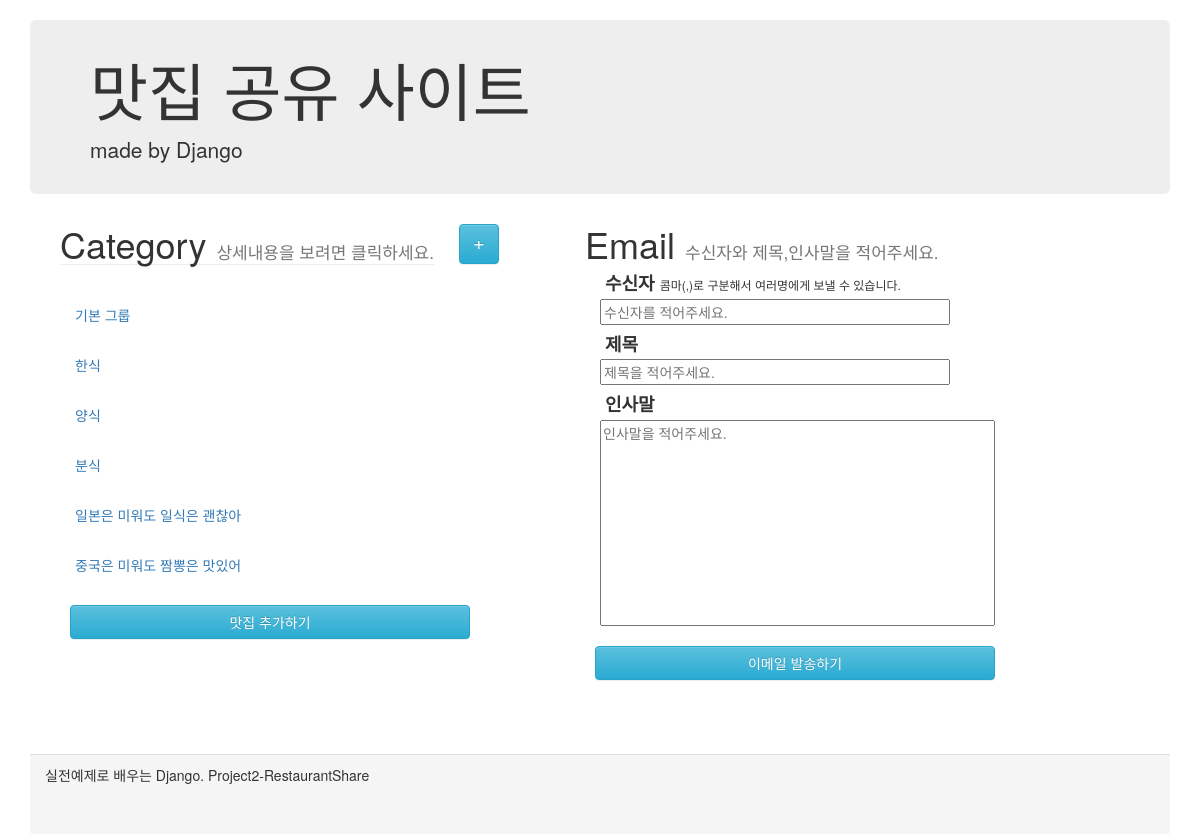
Before: / with the older database file.
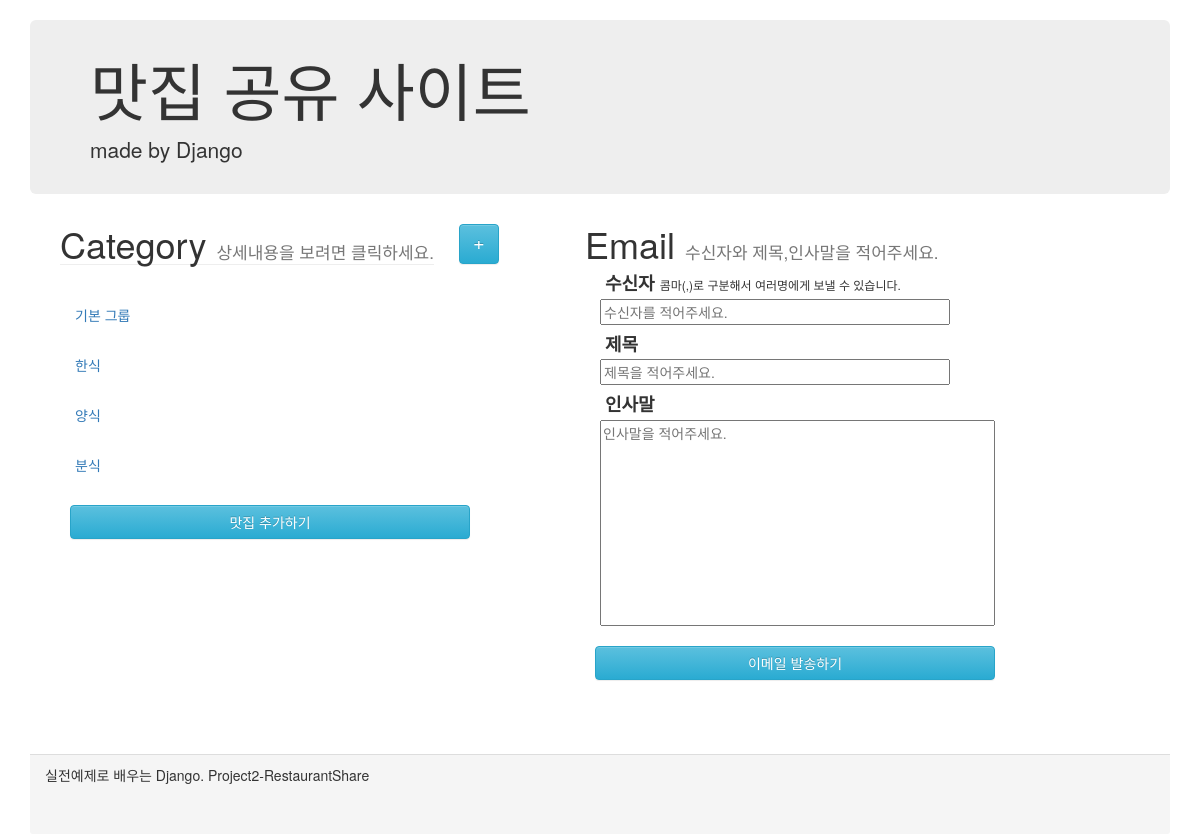
After: the same page with the newer database file.
### shareRes/models.py (models this page shows)
class Category(models.Model):
    category_name = models.CharField(max_length = 100)

### shareRes/views.py (the view)
# urls.py: path('', views.index, name='index'),
def index(request):
    categories = Category.objects.all()
    restaurants = Restaurant.objects.all()
    content = {'categories': categories, 'restaurants': restaurants}
    return render(request, 'shareRes/index.html', content)

### shareRes/templates/shareRes/index.html (shortened to what this page needs)
<html lang="en">
<head>
    <link rel="stylesheet" href="https://maxcdn.bootstrapcdn.com/bootstrap/3.3.2/css/bootstrap.min.css">
    <link rel="stylesheet" href="https://maxcdn.bootstrapcdn.com/bootstrap/3.3.2/css/bootstrap-theme.min.css">
</head>
<body>
    <div class="container">
        <div class="header">
            <div class="jumbotron">
                <h1>맛집 공유 사이트</h1>
                <p>made by Django</p>
            </div>
        </div>
        <div class="content">
            <div class="row">
                <form action="./sendEmail/send/" method="POST" onsubmit="return emailCheckForm();"> {% csrf_token %}
                    <div class="restaurantInfoDiv ">
                        <div class="row">
                            <div class="infoHeaderDiv">
                                <h1>Category <small class="subTitle">상세내용을 보려면 클릭하세요.</small></h1>
                            </div>
                            <div class="categoryAddDiv">
                                    <a href="categoryCreate/" class="categoryAddBtn btn btn-info" role="button">+</a>
                            </div>
                        </div>
                        <ul class="restaurantListDiv nav nav-pills nav-stacked">
                            {% for category in categories %}
                            <li class="category deactive">{{ category.category_name}}</li>
                            {% endfor %}
                        </ul>
                        <a href="restaurantCreate/" class="sendBtn btn btn-info" role="button">맛집 추가하기</a>
                    </div>
                    <div class="emailDiv">
                        <div class="emailHeaderDiv">
                            <h1>Email <small class="subTitle">수신자와 제목,인사말을 적어주세요.</small></h1>
                        </div>
                        <div class="emailContentGroup">
                            <div class="emailContentHeader">
                                <h4>수신자 <span class="inputReceiverSub">콤마(,)로 구분해서 여러명에게 보낼 수 있습니다.</span></h4>
                                <input class="inputReceiver" name="inputReceiver" id="inputReceiver" type="text" placeholder="수신자를 적어주세요."/><br/>
                            </div>
                            <div class="emailContentHeader">
                                <h4>제목</h4>
                                <input class="inputTitle" name="inputTitle" id="inputTitle" type="text" placeholder="제목을 적어주세요."/><br/>
                            </div>
                            <div class="emailContent">
                                <h4>인사말</h4>
                                <textarea class="inputContent" name="inputContent" id="inputContent" cols="50" rows="10" placeholder="인사말을 적어주세요."></textarea>
                            </div>
                        </div>
                        <div>
                            <input type="submit" class="sendBtn btn btn-info" role="button" value="이메일 발송하기"/>
                        </div>
                    </div>
                </form>
            </div>
        </div>
        <div class="panel-footer">
            실전예제로 배우는 Django. Project2-RestaurantShare
        </div>
    </div>
</body>
</html>

Changed rows visible on the page:
removed Category: category_name "일본은 미워도 일식은 괜찮아"
removed Category: category_name "중국은 미워도 짬뽕은 맛있어"
